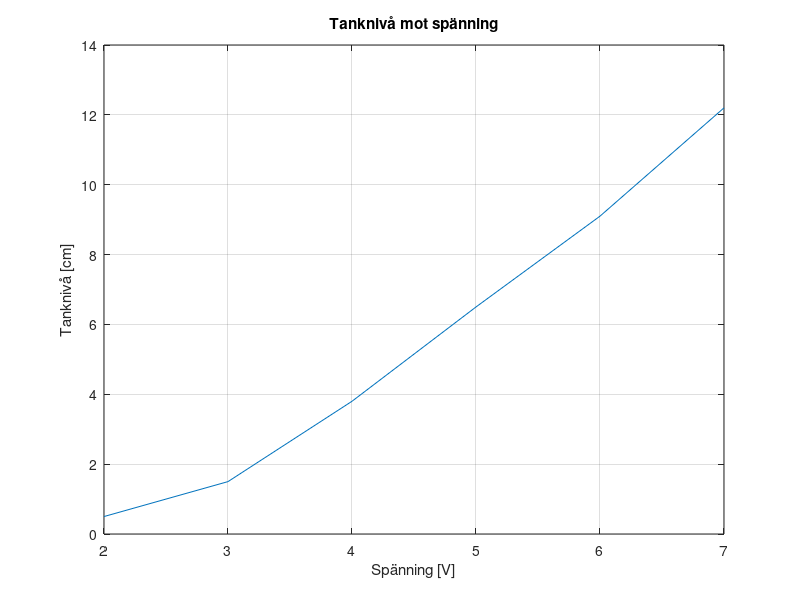
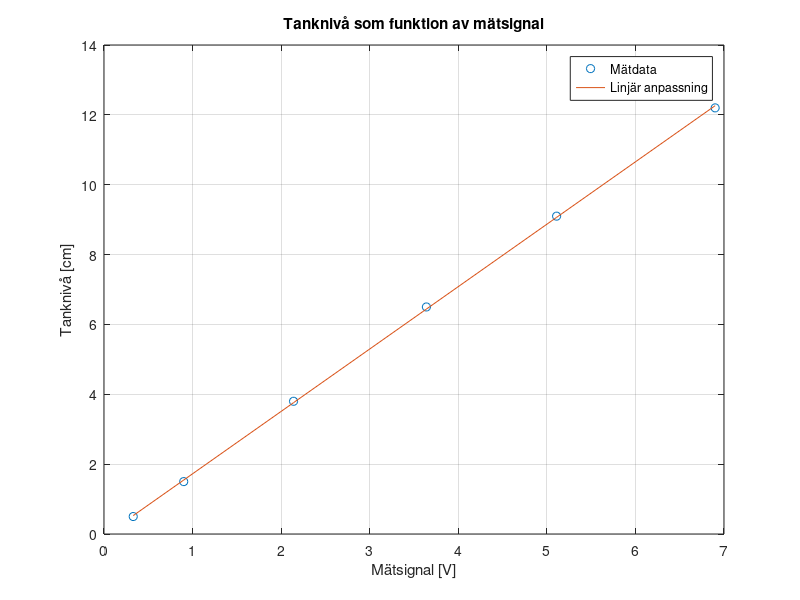
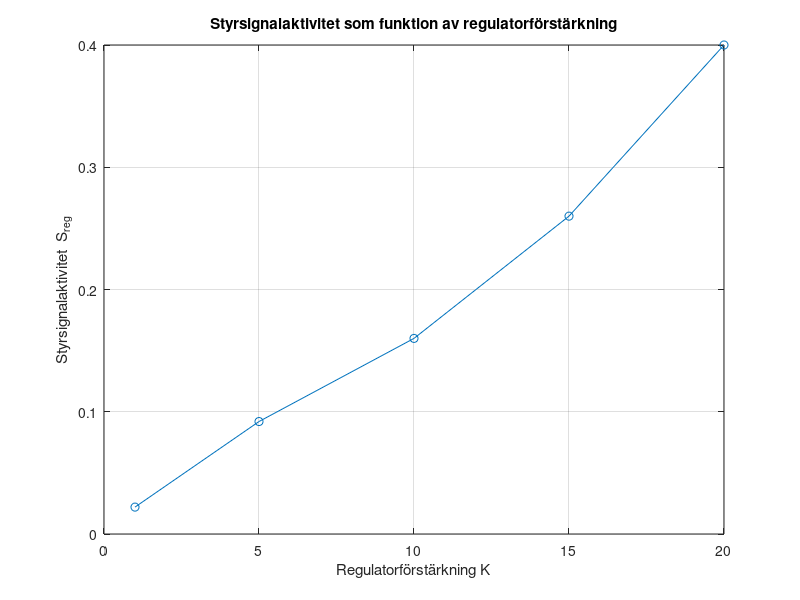
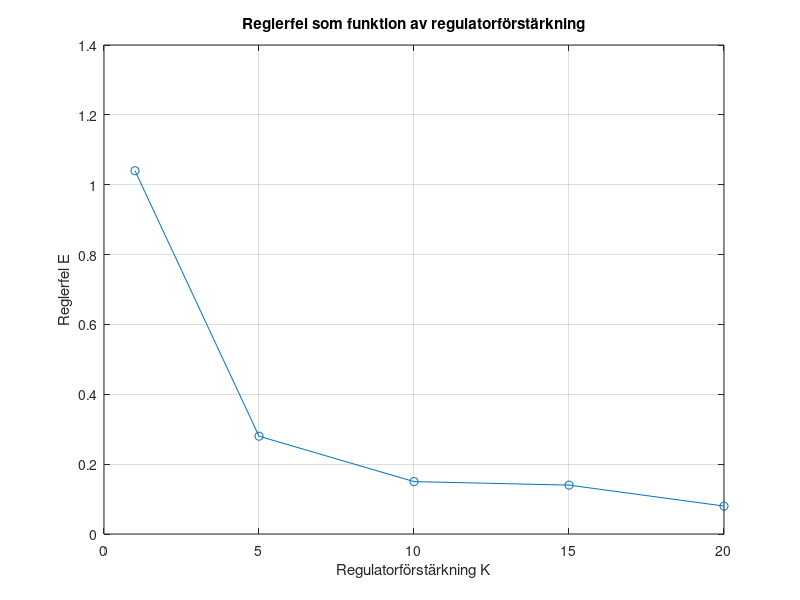

Write the MATLAB code that produced these figures, in order.
load alldata.mat
load alldataANDtime.mat
load tankdata.mat
load tankdatany6V.mat





%V = [2; 3; 4; 5; 6; 7];
%H = [0.5; 1.5; 3.8; 6.5; 9.1; 12.2];
%M = [0.33; 0.9; 2.14; 3.64; 5.11; 6.9];

%P = polyfit(M,H,1);

%Tvarsnitssarea = pi*3.2^2; % cm2
%volume = Tvarsnitssarea*12; %cm3
%volymflode = volume/11.05;
%R = 8;

%Kreg = [1; 5; 10; 15; 20];
%Hreg = [6.96; 7.72; 7.85; 7.86; 7.92];
%Sreg = [0.022; 0.092; 0.16; 0.26; 0.40];

%E = 8 - Hreg;

%subplot(2,1,1)
%plot(m1(:,1),m1(:,2)); grid on;
%subplot(2,1,2)
%plot(Kreg,E);

V = [2; 3; 4; 5; 6; 7];
H = [0.5; 1.5; 3.8; 6.5; 9.1; 12.2];
M = [0.33; 0.9; 2.14; 3.64; 5.11; 6.9];

figure(1)
plot(V,H)
xlabel('Spänning [V]');
ylabel('Tanknivå [cm]');
title('Tanknivå mot spänning');
grid on

P = polyfit(M,H,1);

figure(2)
plot(M,H,'o')
hold on
plot(M,polyval(P,M),'-')
xlabel('Mätsignal [V]')
ylabel('Tanknivå [cm]')
title('Tanknivå som funktion av mätsignal')
legend('Mätdata','Linjär anpassning','Location','best')
grid on

Tvarsnitssarea = pi*3.2^2; % cm2
volume = Tvarsnitssarea*12; %cm3
volymflode = volume/11.05;

R = 8;

Kreg = [1; 5; 10; 15; 20];
Hreg = [6.96; 7.72; 7.85; 7.86; 7.92];
Sreg = [0.022; 0.092; 0.16; 0.26; 0.40];

E = R - Hreg;

figure(3)
plot(Kreg, Sreg, 'o-');
xlabel('Regulatorförstärkning K');
ylabel('Styrsignalaktivitet  S_{reg}');
title('Styrsignalaktivitet som funktion av regulatorförstärkning');
grid on;

figure(4)
plot(Kreg,E,'o-')
xlabel('Regulatorförstärkning K')
ylabel('Reglerfel E')
title('Reglerfel som funktion av regulatorförstärkning')
grid on

figure(5)
subplot(2,1,1)
plot(m1(:,1),m1(:,2)); 
grid on;
subplot(2,1,2)
plot(Kreg,E);
